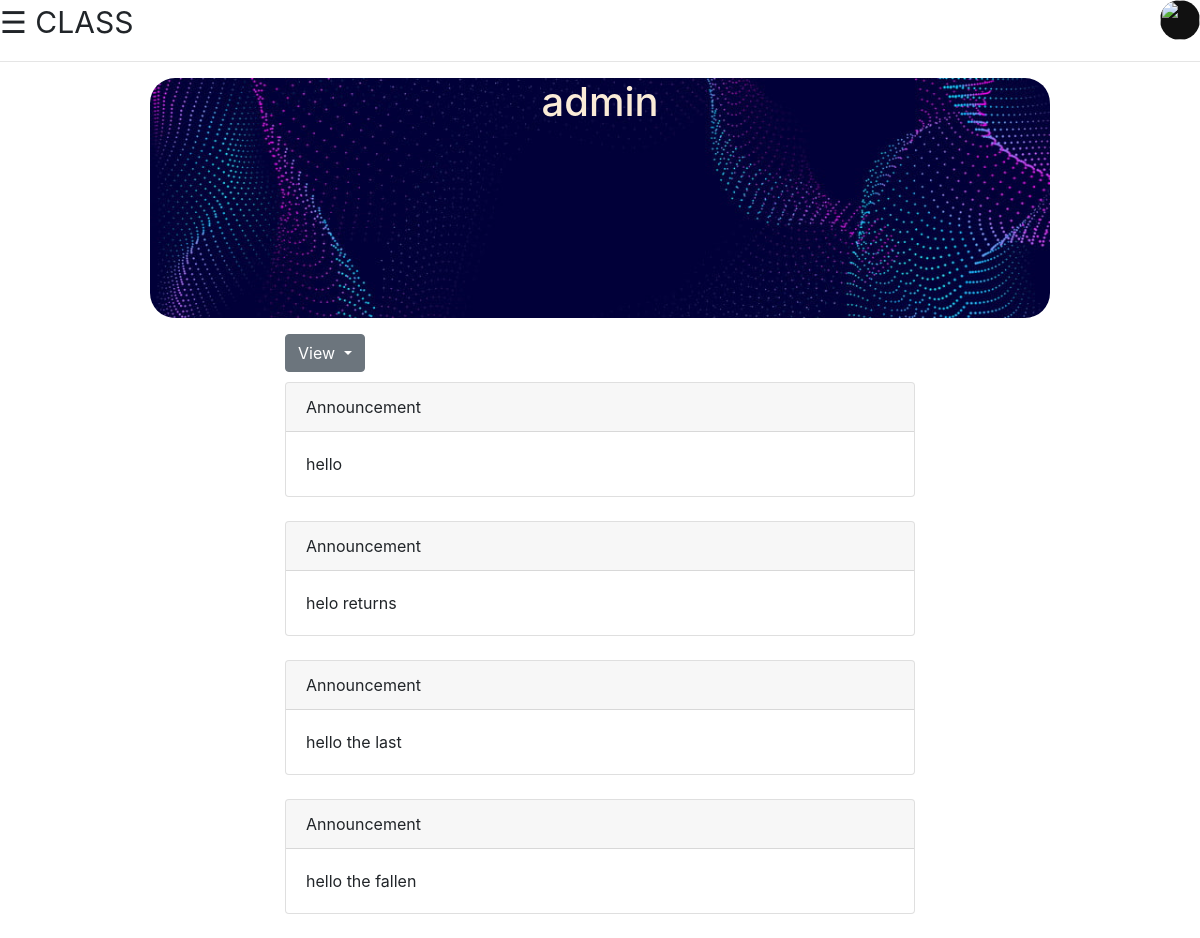
Before: /dash/classs/5/ (signed in) with the older database file.
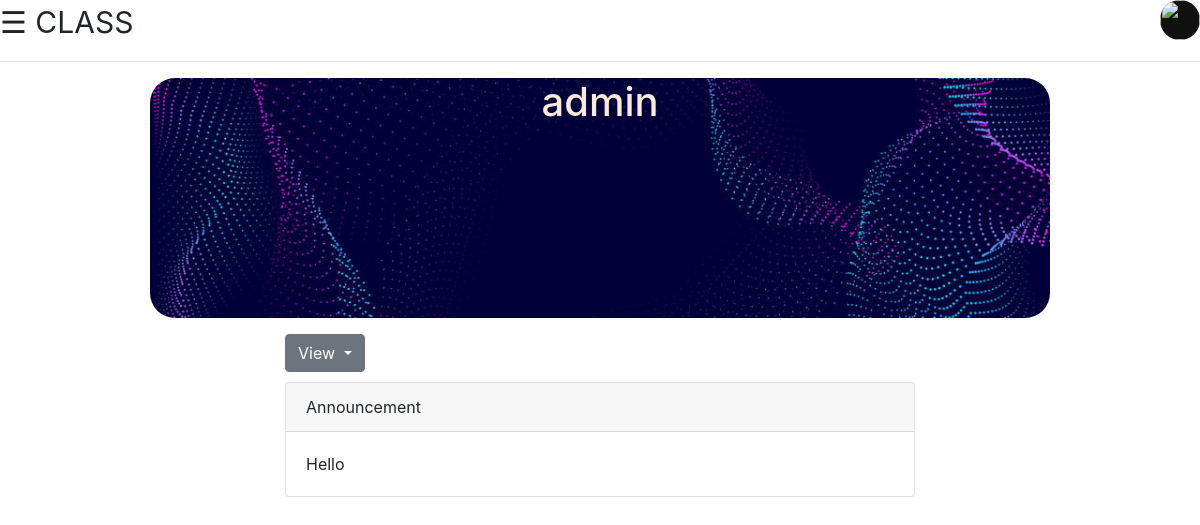
After: the same page with the newer database file.
### dash/models.py (models this page shows)
class classwork(models.Model):
    clid = models.ForeignKey(classsm, on_delete=models.CASCADE)
    wtype = models.ForeignKey(work, on_delete = models.CASCADE)
    wname = models.TextField()

### dash/views.py (the view)
# urls.py: path("classs/<int:pkid>/", views.classs, name = 'classs'),
def classs(request,pkid):
    if request.user.is_authenticated:
        obj = classsm.objects.get(pk=pkid)
        objclasswork = classwork.objects.filter(clid=pkid,wtype = 1)
        context = {'data':obj,'classcontent':objclasswork}
        return render(request,'dash/class.html',context)
    else:
        return redirect('/account/login')

### dash/templates/dash/class.html (shortened to what this page needs)
{% load static %}
<!DOCTYPE html>
<html lang="en">
<head>
    <link rel="stylesheet" href="{% static 'classroom/css/styleclass.css' %}">
    <link rel="stylesheet" href="https://stackpath.bootstrapcdn.com/bootstrap/4.5.2/css/bootstrap.min.css">
    <link rel="stylesheet" href="https://cdnjs.cloudflare.com/ajax/libs/font-awesome/4.7.0/css/font-awesome.min.css">
</head>
<body>
        <span style="font-size:30px;cursor:pointer" onclick="openNav()">&#9776; CLASS  </span>
        <div id="right">
            <img src="" alt="" class="img-alpha">
        </div>
        <hr>
    <div>
    <div style="float: left; width: 12.5%"><pre></pre></div>
    <div style="width: 75%; float: left;">
        <div style="height: 30vh; background-image:url({% static 'classroom/img/banner.jpg' %}); background-size: cover; color: antiquewhite; border-radius: 25px; text-align: center;">
            <h1>{{ data.name }}</h1>
        </div>
    <div>
    <div style="width: 15%; float: left;"><pre></pre></div>
    <div style="width: 70%; float: left;">
        <div>
          <div class="dropdown" style="float: left;">
            <button class="btn btn-secondary dropdown-toggle" type="button" id="dropdownMenuButton" data-toggle="dropdown" aria-haspopup="true" aria-expanded="false">
              View
            </button>
          </div>
        </div>
        <div>
          <br><br>
          {% if classcontent %}
          {% for obj in classcontent %}
                <div class="card" >
                  <div class="card-header">
                    Announcement
                  </div>
                  <div class="card-body">
                    <p class="card-text">{{ obj.wname }}</p>
                  </div>
                </div>
            	<br>
          {% endfor %}
          {% else %}
          No announcement yet
          {% endif %}
    </div>
    </div>
    </div>
    </div>
    </div>
    </body>
    </html>

Changed rows visible on the page:
removed classwork: wname "hello"
removed classwork: wname "helo returns"
removed classwork: wname "hello the last"
removed classwork: wname "hello the fallen"
added classwork: wname "Hello"
